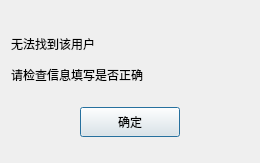
<?xml version="1.0" encoding="UTF-8"?>
<ui version="4.0">
 <class>FindFailDlg</class>
 <widget class="QDialog" name="FindFailDlg">
  <property name="geometry">
   <rect>
    <x>0</x>
    <y>0</y>
    <width>260</width>
    <height>163</height>
   </rect>
  </property>
  <property name="windowTitle">
   <string>Dialog</string>
  </property>
  <layout class="QVBoxLayout" name="verticalLayout">
   <item>
    <spacer name="verticalSpacer">
     <property name="orientation">
      <enum>Qt::Orientation::Vertical</enum>
     </property>
     <property name="sizeType">
      <enum>QSizePolicy::Policy::Fixed</enum>
     </property>
     <property name="sizeHint" stdset="0">
      <size>
       <width>20</width>
       <height>20</height>
      </size>
     </property>
    </spacer>
   </item>
   <item>
    <widget class="QLabel" name="fail_tip">
     <property name="minimumSize">
      <size>
       <width>0</width>
       <height>25</height>
      </size>
     </property>
     <property name="maximumSize">
      <size>
       <width>16777215</width>
       <height>25</height>
      </size>
     </property>
     <property name="text">
      <string>无法找到该用户</string>
     </property>
    </widget>
   </item>
   <item>
    <widget class="QLabel" name="fail_tip2">
     <property name="minimumSize">
      <size>
       <width>0</width>
       <height>25</height>
      </size>
     </property>
     <property name="maximumSize">
      <size>
       <width>16777215</width>
       <height>25</height>
      </size>
     </property>
     <property name="text">
      <string>请检查信息填写是否正确</string>
     </property>
    </widget>
   </item>
   <item>
    <widget class="QWidget" name="widget" native="true">
     <layout class="QHBoxLayout" name="horizontalLayout">
      <item>
       <widget class="ClickedBtn" name="fail_sure_btn">
        <property name="minimumSize">
         <size>
          <width>100</width>
          <height>30</height>
         </size>
        </property>
        <property name="maximumSize">
         <size>
          <width>100</width>
          <height>30</height>
         </size>
        </property>
        <property name="text">
         <string>确定</string>
        </property>
       </widget>
      </item>
     </layout>
    </widget>
   </item>
  </layout>
 </widget>
 <customwidgets>
  <customwidget>
   <class>ClickedBtn</class>
   <extends>QPushButton</extends>
   <header location="global">clickedbtn.h</header>
  </customwidget>
 </customwidgets>
 <resources/>
 <connections/>
</ui>
